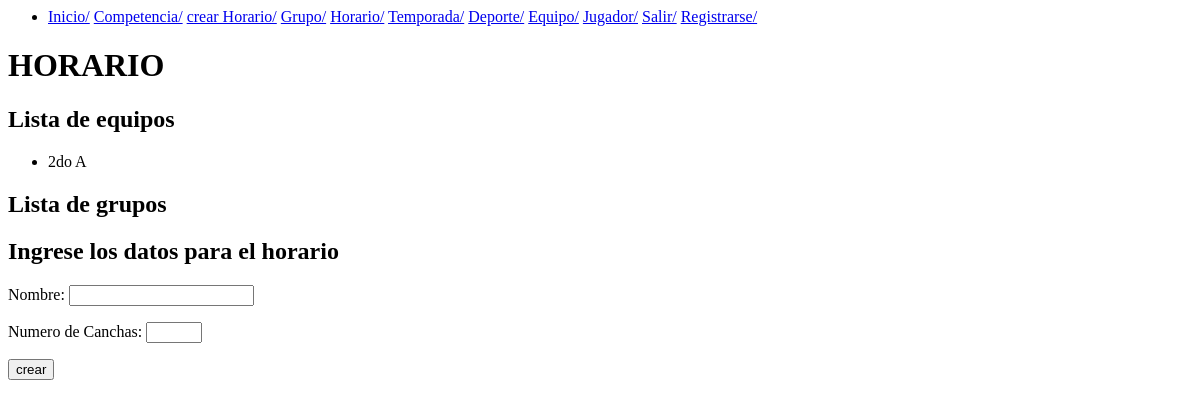
/crearHorario/, run on an earlier commit of the app's database.
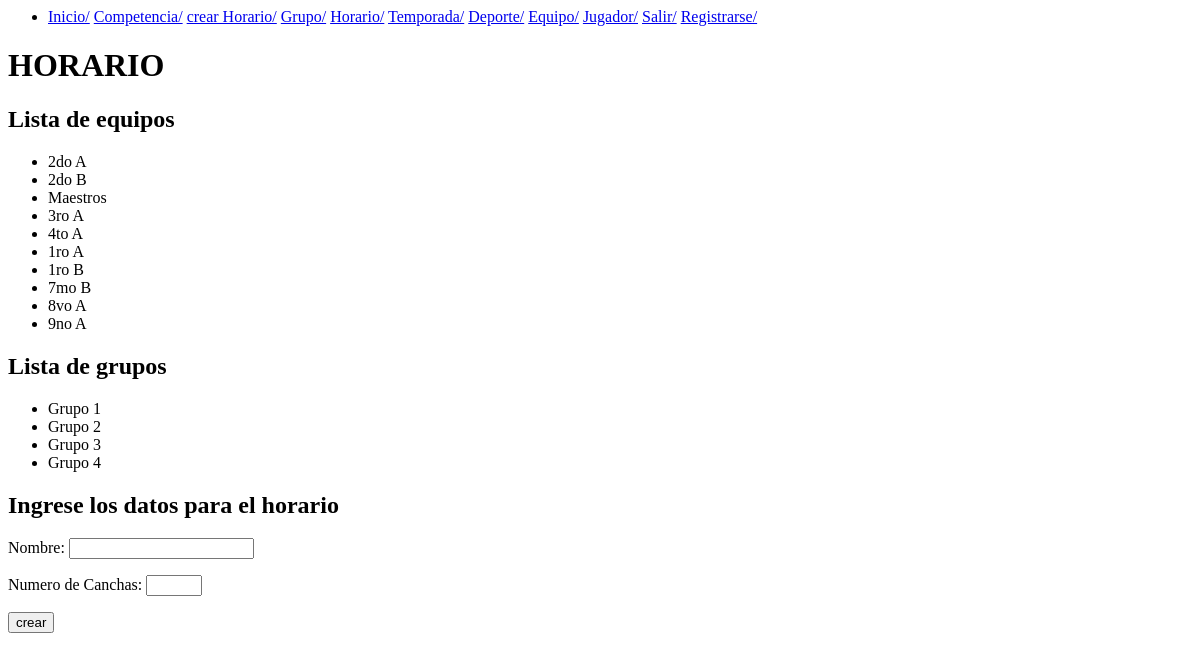
And on a later commit of the database.
### myapp/models.py (models this page shows, shortened)
class Equipo(models.Model):
    nombre = models.CharField(max_length=100, null=False, unique=True,verbose_name="Nombre")
    descripcion = models.CharField(max_length=200)
    temporada = models.ForeignKey(Temporada, on_delete=models.CASCADE, null=True, blank=True)
    grupo = models.ForeignKey(Grupo, on_delete=models.SET_NULL, null = True, blank=True)
    deporte = models.ForeignKey(Deporte, on_delete=models.SET_NULL, null=True, blank=True)

class Grupo (models.Model):
    nombre = models.CharField(max_length=100, null=True,unique=True,verbose_name="Nombre")

### myapp/views.py (the view, shortened to what this page needs)
# urls.py: path('crearHorario/', views.crearHorario, name='crearHora'),
def crearHorario(request):
    equipos = Equipo.objects.all()
    grupos = Grupo.objects.all()
    if request.method == 'GET':
        return render(request, 'crearHorario.html', {'form': HorarioForm(), 'equipos': equipos, 'grupos': grupos})

### myapp/forms.py
class HorarioForm(forms.Form):
    nombre = forms.CharField(label="Nombre", max_length=100, required=True)
    numCanchas = forms.IntegerField(label="Numero de Canchas", min_value=1, max_value=50, required=True)

### myapp/templates/crearHorario.html (shortened to what this page needs)
{% extends 'base.html' %}
{% block content %}
    <h1>HORARIO</h1>
    <h2>Lista de equipos</h2>
    <ul>
        {% for equipo in equipos %}
            <li>{{ equipo.nombre }}</li>
        {% endfor %}
    </ul>
    <h2>Lista de grupos</h2>
    <ul>
        {% for grupo in grupos %}
            <li>{{ grupo.nombre }}</li>
        {% endfor %}
    </ul>
    <h2>Ingrese los datos para el horario</h2>
    <form method="POST">
        {{ form.as_p }}
        <button>
          crear
        </button>
    </form>
{% endblock %}

### myapp/templates/base.html
<nav>
    <ul>
        <li>
            <a href="/">Inicio/</a>
            <a href="/crearComp">Competencia/</a>
            <a href="/crearHorario">crear Horario/</a>
            <a href="/crearGrup">Grupo/</a>
            <a href="/Horario">Horario/</a>
            <a href="/crearTemp">Temporada/</a>
            <a href="/crearDepo">Deporte/</a>
            <a href="/crearEqui">Equipo/</a>
            <a href="/crearJug">Jugador/</a>
            <a href="/inicioSecion">Salir/</a>
            <a href="/registro">Registrarse/</a>
        </li>
    </ul>
</nav>
{% block content %}
{% endblock %}

What changed in the data, as far as the page shows it:
added Equipo: nombre "2do B"
added Equipo: nombre "Maestros"
added Equipo: nombre "3ro A"
added Equipo: nombre "4to A"
added Equipo: nombre "1ro A"
added Equipo: nombre "1ro B"
added Equipo: nombre "7mo B"
added Equipo: nombre "8vo A"
added Equipo: nombre "9no A"
added Grupo: nombre "Grupo 1"
added Grupo: nombre "Grupo 2"
added Grupo: nombre "Grupo 3"
added Grupo: nombre "Grupo 4"
